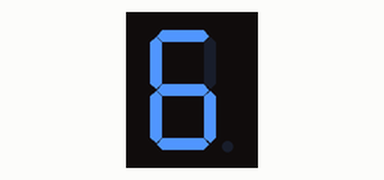
Simulated run of this sketch. Board: Arduino Uno, built with avr-gcc and run on an emulated ATmega328P. Shown: 1-digit seven-segment display. Wiring (inferred from the names in the program): 1-digit 7-segment display, segments lit when HIGH: segments pin 2, pin 3, pin 4, pin 5, pin 6, pin 8, pin 9. The segment pins are drawn as the display they are named for.

Above: at 0.1 s.
At 1.6 s:
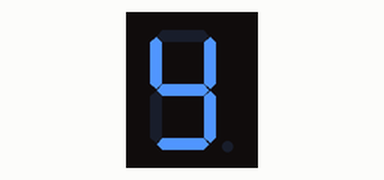
At 2.6 s:
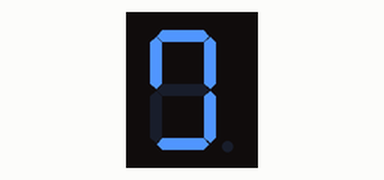
At 3.6 s:
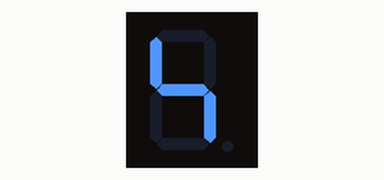
At 6.1 s:
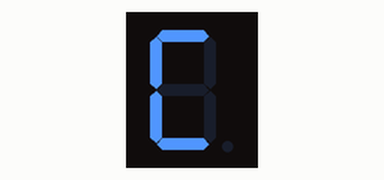
At 8.6 s:
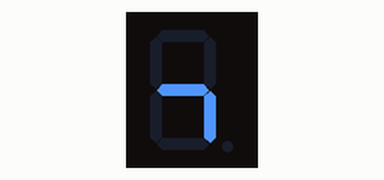

The sketch:

seven_seg.ino
```cpp
int a = 2;
int b = 3;
int c = 4;
int d = 5;
int e = 6;
int f = 8;
int g = 9;

int pins[7] = {a,b,c,d,e,f,g};

void setup(){
  pinMode(a, OUTPUT);
  pinMode(b, OUTPUT);
  pinMode(c, OUTPUT);
  pinMode(d, OUTPUT);
  pinMode(e, OUTPUT);
  pinMode(f, OUTPUT);
  pinMode(g, OUTPUT);
}

void loop(){
  for(int i=0; i < 16; i++){
    writeNumber(i);
    delay(500);
  }
}

void turnOn(){
  writeSegments(new int[7]{1,1,1,1,1,1,1});
}

void turnOff(){
  writeSegments(new int[7]{0,0,0,0,0,0,0});
}

//Format: {a,b,c,d,e,f,g}
void writeSegments(int segments[7]){
  for(int i=0; i < 7; i++){
    digitalWrite(pins[i], segments[i]);
  }
}

/* Seven Segment Mapping
   +---F---+
   |       |
   A       G
   |       |
   +---B---+
   |       |
   E       C
   |       |
   +---D---+
*/
void writeNumber(int Number){
  switch(Number){
    case 0:
      writeSegments(new int[7]{1,0,1,1,1,1,1});
    break;
    case 1:
      writeSegments(new int[7]{0,0,1,0,0,0,1});
    break;
    case 2:
      writeSegments(new int[7]{0,1,0,1,1,1,1});
    break;
    case 3:
      writeSegments(new int[7]{0,1,1,1,0,1,1});
    break;
    case 4:
      writeSegments(new int[7]{1,1,1,0,0,0,1});
    break;
    case 5:
      writeSegments(new int[7]{1,1,1,1,0,1,0});
    break;
    case 6:
      writeSegments(new int[7]{1,1,1,1,1,1,0});
    break;
    case 7:
      writeSegments(new int[7]{0,0,1,0,0,1,1});
    break;
    case 8:
      writeSegments(new int[7]{1,1,1,1,1,1,1});
    break;
    case 9:
      writeSegments(new int[7]{1,1,1,0,0,1,1});
    break;
    case 10: //A
      writeSegments(new int[7]{1,1,1,0,1,1,1});
    break;
    case 11: //B
      writeSegments(new int[7]{1,1,1,1,1,0,0});
    break;
    case 12: //C
      writeSegments(new int[7]{1,0,0,1,1,1,0});
    break;
    case 13: //D
      writeSegments(new int[7]{0,1,1,1,1,0,1});
    break;
    case 14: //E
      writeSegments(new int[7]{1,1,0,1,1,1,0});
    break;
    case 15: //F
      writeSegments(new int[7]{1,1,0,0,1,1,0});
    break;
    default:
      writeSegments(new int[7]{0,0,0,0,0,0,0});
    break;
  }

}

void turnOn(int pin){
  digitalWrite(pin, HIGH);
}

void turnOff(int pin){
  digitalWrite(pin, LOW);
}
```

Measured:
- by itself, everything shown: repeats every 8.0 s, in 16 steps
- what the display in image 1 shows lasts 0.5 s, from 1.5 s to 2.0 s
